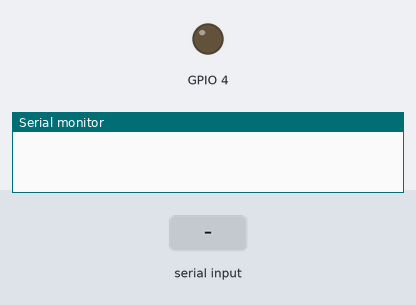
The sketch below on a simulated ESP32. Parts: output pins drawn as LEDs (lit = HIGH), the last lines printed to the serial monitor. The test bench sets the inputs (shaded band).

Above: at 1.2 s.
1.3 s: "P" received over Serial
At 1.45 s:
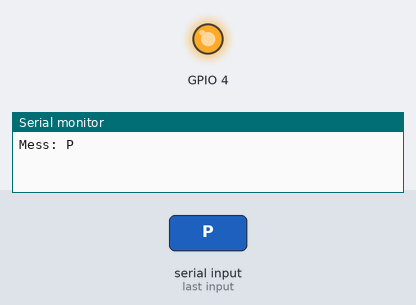
3.1 s: "H" received over Serial
4.6 s: "1" received over Serial
Timing chart, 0 to 7.6 s (numbered marks = the images above; inputs shaded):
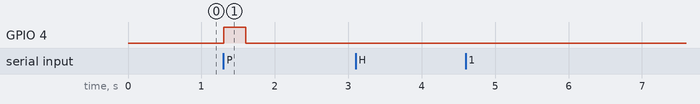

The sketch:

esp_master_new.ino
```cpp
#include <esp_now.h>
#include <Adafruit_NeoPixel.h>
#include <WiFi.h>
//#include <Vector.h>

uint8_t broadcastAddress[] = { 0x40, 0x22, 0xD8, 0xEA, 0x7F, 0xEC };
//40:22:D8:EA:7F:EC родная
//A0:B7:65:DD:87:98 тестовая
/////////////////////////////////////////////////

typedef struct struct_message {
    char text[100]; // Размер массива должен быть достаточно большим для хранения вашего сообщения
} struct_message;

struct_message myData;

/////////////////////////////////////////////////

String message = "";
int rooms_count = 0;
bool tick = false;
bool mode = false;
unsigned long timer = 0;

/////////////////////////////////////////////////


const uint8_t leds_count = 3;
Adafruit_NeoPixel leds[leds_count] = {
  Adafruit_NeoPixel(300, 13, NEO_GRB + NEO_KHZ800),
  Adafruit_NeoPixel(300, 12, NEO_GRB + NEO_KHZ800),
  Adafruit_NeoPixel(300, 14, NEO_GRB + NEO_KHZ800)
};

uint32_t OFF = leds[0].Color(0, 0, 0);
uint32_t WHITE = leds[0].Color(255, 255, 255);
uint32_t RED = leds[0].Color(255, 0, 0);
uint32_t DEFAULT_COLOR = leds[0].Color(0, 50, 0);

////////////////////////////////////////////////

void OnDataSent(const uint8_t *mac_addr, esp_now_send_status_t status) {

    Serial.print("Last Packet Send Status: ");

    Serial.println(status == ESP_NOW_SEND_SUCCESS ? "Delivery Success" : "Delivery Fail");

}

void allLedsBegin() {
  for (int i = 0; i < leds_count; i++) {
    leds[i].begin();
  }
}

void allLedsSetBrightness(uint8_t value) {
  for (int i = 0; i < leds_count; i++) {
    leds[i].setBrightness(value);
  }
}

void allLedsFill(uint32_t color) {
  for (int i = 0; i < leds_count; i++) {
    leds[i].fill(color);
  }
}

void allLedsShow() {
  for (int i = 0; i < leds_count; i++) {
    leds[i].show();
  }
}

void setup() {
  Serial.begin(115200);

  Serial2.begin(9600);  // arduino
  Serial2.write('Z');

  pinMode(4, OUTPUT);  // механизм
  digitalWrite(4, LOW);

  // allLedsBegin();
  // allLedsSetBrightness(255);
  // allLedsFill(OFF);
  // allLedsShow();

  WiFi.mode(WIFI_STA);
  WiFi.disconnect();

  if (esp_now_init() != ESP_OK) {
    Serial.println("Error initializing ESP-NOW");
    return;
  }

  strcpy(myData.text, "H");
  esp_now_send(broadcastAddress, (uint8_t *) &myData, sizeof(myData));

  // esp_now_register_send_cb(OnDataSent);

  // esp_now_peer_info_t peerInfo;

  // memcpy(peerInfo.peer_addr, broadcastAddress, 6);
  // peerInfo.channel = 0;  // Использовать тот же канал
  // peerInfo.encrypt = false; // Шифрование отключено

  // if (esp_now_add_peer(&peerInfo) != ESP_OK) {
  //   Serial.println("Failed to add peer");
  //   return;
  // }
}

const char *msg = "H";

void loop()
 {
  if ((mode) && ((millis() - timer) >= 2000000)) {
    Serial2.write('Z');
    allLedsFill(OFF);
    allLedsShow();
    mode = false;
  }

  if (Serial.available() > 0) {
    char c = Serial.read();
    Serial.print("Mess: ");
    Serial.println(c);

    if (c == 'P')
    {
      message = "";
      tick = !tick;
      digitalWrite(4, HIGH);
      delay(300);
      digitalWrite(4, LOW);

      digitalWrite(2, HIGH);
      delay(300);
      digitalWrite(2, LOW);

      if (tick) {
        Serial2.write('X');
        allLedsFill(WHITE);
        allLedsShow();
        mode = true;
        timer = millis();
      } else {
        Serial2.write('Z');
        allLedsFill(OFF);
        allLedsShow();
      }
    }

    if (c == 'H')
    {
      Serial.println("foo");
      strcpy(myData.text, msg);
      esp_now_send(broadcastAddress, (uint8_t *)&myData, sizeof(myData));
      Serial.println("bar");
    }
  }
}


//A;1;S;1;2;3;F;Z
```

Measured:
- after the input at 1.3 s, GPIO 4: LOW → HIGH at once, → LOW 0.30 s later
